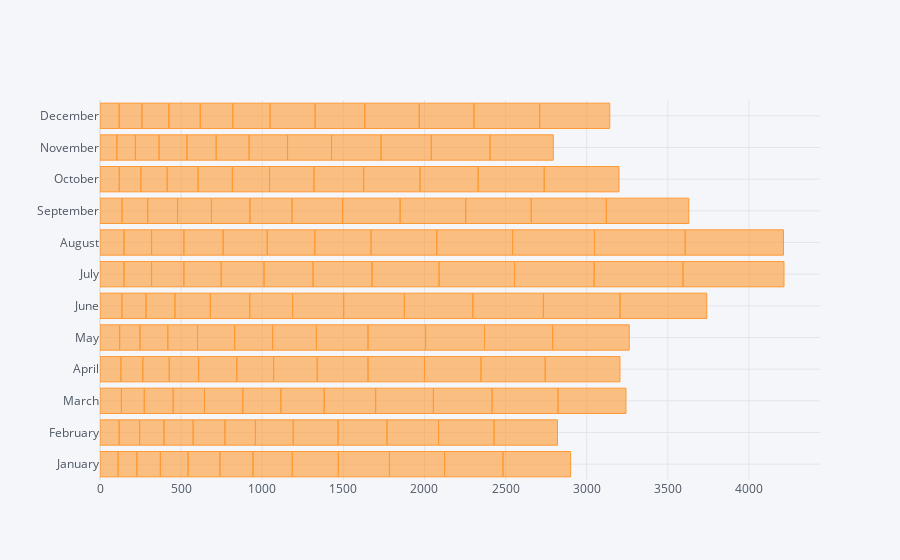

Source (notebook cell):
### Code cell
flights_data.iplot(kind='barh', x=['month'],y= 'passengers')

### Figure 1 — Plotly figure (JSON) as saved in the notebook; plotly's stock layout.template omitted (floating-point values rounded to 4 significant figures; data arrays with more than 128 entries replaced by an {"elided": "..."} marker saying what was removed)
{"data": [{"marker": {"color": "rgba(255, 153, 51, 0.6)", "line": {"color": "rgba(255, 153, 51, 1.0)", "width": 1}}, "name": "passengers", "orientation": "h", "text": "", "type": "bar", "x": {"elided": "144 int values"}, "y": {"elided": "144 str values"}}], "layout": {"legend": {"bgcolor": "#F5F6F9", "font": {"color": "#4D5663"}}, "paper_bgcolor": "#F5F6F9", "plot_bgcolor": "#F5F6F9", "title": {"font": {"color": "#4D5663"}}, "xaxis": {"gridcolor": "#E1E5ED", "showgrid": true, "tickfont": {"color": "#4D5663"}, "title": {"font": {"color": "#4D5663"}, "text": ""}, "zerolinecolor": "#E1E5ED"}, "yaxis": {"gridcolor": "#E1E5ED", "showgrid": true, "tickfont": {"color": "#4D5663"}, "title": {"font": {"color": "#4D5663"}, "text": ""}, "zerolinecolor": "#E1E5ED"}}}
